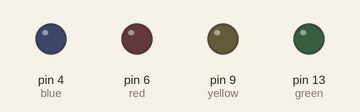
This sketch was run on a simulated Arduino Uno, built with avr-gcc and run on an emulated ATmega328P. Shown: output pins drawn as LEDs (lit = HIGH).

Above: at 0.1 s.
At 3.1 s:
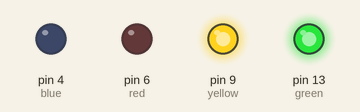
At 7.1 s:
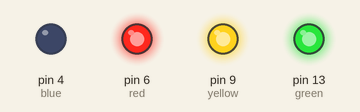
At 14.1 s:
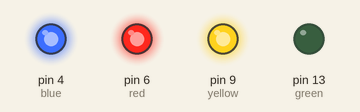
At 24.1 s:
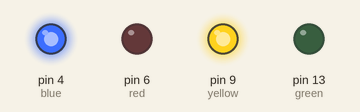
At 35.1 s:
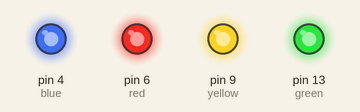
Timing chart, 0 to 40.0 s (numbered marks = the images above):
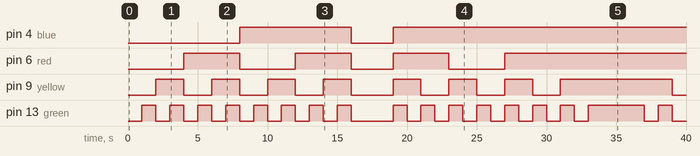

The sketch:

Lab03-Part-B-Q2.ino
```cpp
int green = 13;
int yellow = 9;
int red = 6;
int blue = 4;
int arr[4];
int leds[4] = {green, yellow, red, blue};

void setup() {
  pinMode(green, OUTPUT);
  pinMode(yellow, OUTPUT);
  pinMode(red, OUTPUT);
  pinMode(blue, OUTPUT);
}

void loop() {
  for(int i = 0; i < 16; i++)
  {
    decimalToBinary(i);
    delay(1000);
    digitalWrite(green, LOW);
    digitalWrite(yellow, LOW);
    digitalWrite(red, LOW);
    digitalWrite(blue, LOW);
  }

  digitalWrite(green, LOW);
  digitalWrite(yellow, LOW);
  digitalWrite(red, LOW);
  digitalWrite(blue, LOW);
  delay(3000);

  for(int i = 15; i > -1; i--)
  {
    decimalToBinary(i);
    delay(1000);
    digitalWrite(green, LOW);
    digitalWrite(yellow, LOW);
    digitalWrite(red, LOW);
    digitalWrite(blue, LOW);
  }
}

void decimalToBinary(int number)
{
  int i = 0;
  while(number != 0)
  {
    arr[i] =  number % 2;
    i++;
    number = number / 2;
  }

  for(int i = 0; i < 4; i++)
  {
    if(arr[i] == 1)
    {
      digitalWrite(leds[i], HIGH);
    }
  }
}
```

Measured:
- by itself, pin 4 (blue): LOW → HIGH at 8.0 s, → LOW 8.0 s later, → HIGH 3.0 s later
- by itself, pin 6 (red): goes HIGH 4.0 s, LOW 4.0 s, HIGH 4.0 s, LOW 3.0 s, HIGH 4.0 s, LOW 4.0 s, then HIGH
- by itself, pin 9 (yellow): goes 3 × (HIGH 2.0 s, LOW 2.0 s), HIGH 2.0 s, LOW 3.0 s, 3 × (HIGH 2.0 s, LOW 2.0 s), HIGH 8.0 s, then LOW
- by itself, pin 13 (green): LOW → HIGH at 1.0 s, → LOW 1.0 s later, → HIGH 1.0 s later, → LOW 1.0 s later, … (34 changes in this stretch)
